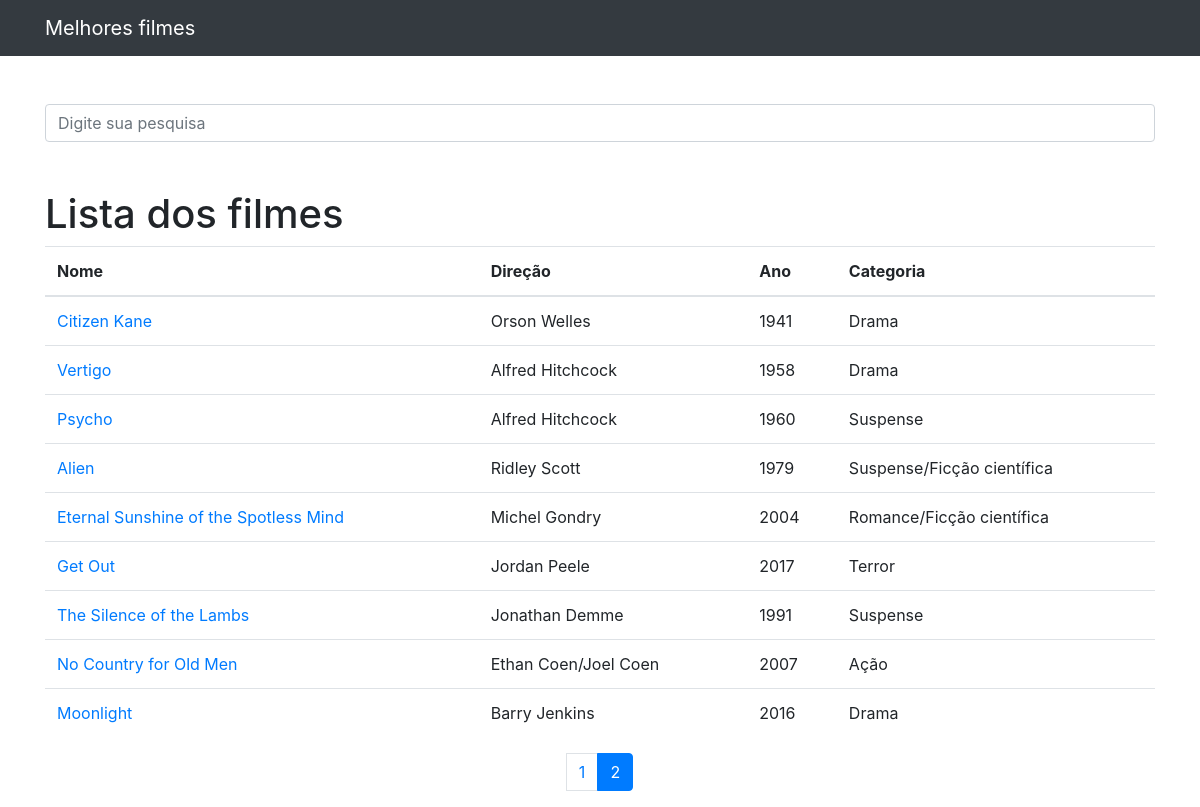
Before: /?p=2&termo= with the older database file.
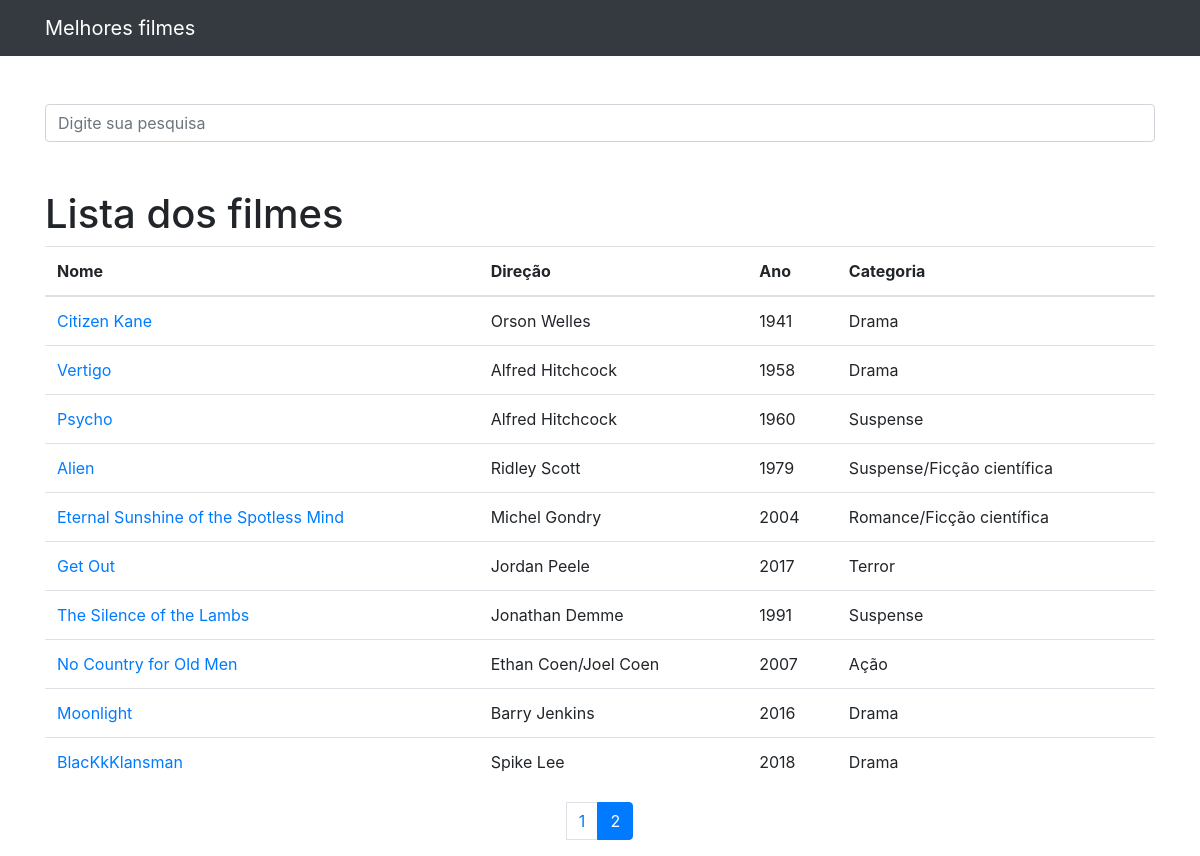
After: the same page with the newer database file.
### lista/models.py (models this page shows, shortened)
class ListaDosFilmes(models.Model):
    nome = models.CharField(max_length=255)
    direcao = models.CharField(max_length=55, blank=True)
    ano = models.CharField(max_length=25)
    data_criacao = models.DateTimeField(default=timezone.now)
    resumo = models.TextField(blank=True)
    genero = models.CharField(max_length=55)
    categoria = models.ForeignKey(Categoria, on_delete=models.DO_NOTHING)
    mostrar = models.BooleanField(default=True)
    foto = models.ImageField(blank=True, upload_to='fotos/%Y/%m/%d')

### lista/views.py (the view)
# urls.py: path('', views.index, name='index'),
def index(request):
    filmes = ListaDosFilmes.objects.order_by('id').filter(
        mostrar=True
    )
    paginator = Paginator(filmes, 10)
    page = request.GET.get('p')
    filmes = paginator.get_page(page)
    return render(request, 'lista/index.html', {
        'filmes': filmes
    })

### lista/templates/lista/index.html (shortened to what this page needs)
{% extends 'base.html' %}
{% block conteudo %}
    <h1 class="mt-5">Lista dos filmes</h1>
    <table class="table">
        <thead>
        <tr>
            <th>Nome</th>
            <th>Direção</th>
            <th>Ano</th>
            <th>Categoria</th>
        </tr>
        </thead>
        <tbody>
            {% for filme in filmes %}
                <tr>
                    <td>
                        <a href="{% url 'ver_filme' filme.id %}">{{ filme.nome }}</a>
                    </td>
                    <td>{{ filme.direcao }}</td>
                    <td>{{ filme.ano }}</td>
                    <td>{{ filme.genero }}</td>
                </tr>
            {% endfor %}
        </tbody>
    </table>
<nav aria-label="Page navigation example">
  <ul class="pagination justify-content-center">
      {% for pagina in filmes.paginator.page_range %}
      {% if filmes.number == pagina %}
        <li class="page-item active">
            <a class="page-link" href="?p={{ pagina }}&termo={{ request.GET.termo }}">{{pagina}}</a>
        </li>
      {% else %}
        <li class="page-item">
            <a class="page-link" href="?p={{ pagina }}&termo={{ request.GET.termo }}">{{pagina}}</a>
        </li>
      {% endif %}
      {% endfor %}
  </ul>
</nav>
{% endblock %}

### templates/base.html (shortened to what this page needs)
{% load static %}
<!DOCTYPE html>
<html lang="pt">
<head>
    {% include 'parciais/_head.html' %}
</head>
<body>
{% include 'parciais/_nav.html' %}
  <div class="container">
    <div class="row">
      <div class="col-lg-12">
        <br><br>
        <form method="get" action="{% url 'busca' %}">
          <div class="form-group row">
            <div class="col-12">
              <input class="form-control"
                type="search" value="{{ request.GET.termo }}"
                id="search-input"
                placeholder="Digite sua pesquisa"
                name="termo">
            </div>
          </div>
        </form>
        {%block conteudo%}{%endblock%}
      </div>
    </div>
  </div>
</body>
</html>

### templates/parciais/_head.html (shortened to what this page needs)
{% load static %}
<link href="{% static 'vendor/bootstrap/css/bootstrap.min.css' %}" rel="stylesheet">

### templates/parciais/_nav.html (shortened to what this page needs)
<nav class="navbar navbar-expand-lg navbar-dark bg-dark static-top">
    <div class="container">
        <a class="navbar-brand" href="{% url 'index' %}">Melhores filmes</a>
    </div>
</nav>

Changed rows visible on the page:
added ListaDosFilmes: nome "BlacKkKlansman", direcao "Spike Lee", ano "2018", genero "Drama"
